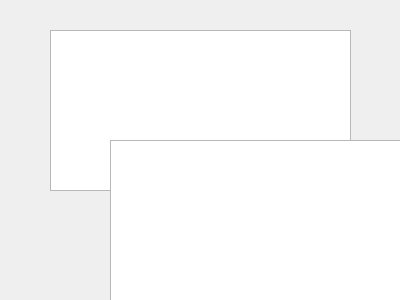
<?xml version="1.0" encoding="UTF-8"?>
<ui version="4.0">
 <class>Error</class>
 <widget class="QDialog" name="Error">
  <property name="geometry">
   <rect>
    <x>0</x>
    <y>0</y>
    <width>400</width>
    <height>300</height>
   </rect>
  </property>
  <property name="windowTitle">
   <string>ERROR</string>
  </property>
  <widget class="QTextEdit" name="te_ventana_error">
   <property name="enabled">
    <bool>true</bool>
   </property>
   <property name="geometry">
    <rect>
     <x>50</x>
     <y>30</y>
     <width>301</width>
     <height>161</height>
    </rect>
   </property>
   <property name="readOnly">
    <bool>true</bool>
   </property>
  </widget>
  <widget class="QPushButton" name="pushButton">
   <property name="geometry">
    <rect>
     <x>150</x>
     <y>220</y>
     <width>99</width>
     <height>27</height>
    </rect>
   </property>
   <property name="cursor">
    <cursorShape>PointingHandCursor</cursorShape>
   </property>
   <property name="text">
    <string>Ok</string>
   </property>
  </widget>
  <widget class="QTextEdit" name="te_ventana_error_2">
   <property name="enabled">
    <bool>true</bool>
   </property>
   <property name="geometry">
    <rect>
     <x>110</x>
     <y>140</y>
     <width>301</width>
     <height>161</height>
    </rect>
   </property>
   <property name="readOnly">
    <bool>true</bool>
   </property>
  </widget>
  <widget class="QPushButton" name="pushButton_2">
   <property name="geometry">
    <rect>
     <x>210</x>
     <y>330</y>
     <width>99</width>
     <height>27</height>
    </rect>
   </property>
   <property name="cursor">
    <cursorShape>PointingHandCursor</cursorShape>
   </property>
   <property name="text">
    <string>Ok</string>
   </property>
  </widget>
 </widget>
 <resources/>
 <connections>
  <connection>
   <sender>pushButton</sender>
   <signal>clicked()</signal>
   <receiver>Error</receiver>
   <slot>close()</slot>
   <hints>
    <hint type="sourcelabel">
     <x>192</x>
     <y>232</y>
    </hint>
    <hint type="destinationlabel">
     <x>117</x>
     <y>229</y>
    </hint>
   </hints>
  </connection>
 </connections>
</ui>
